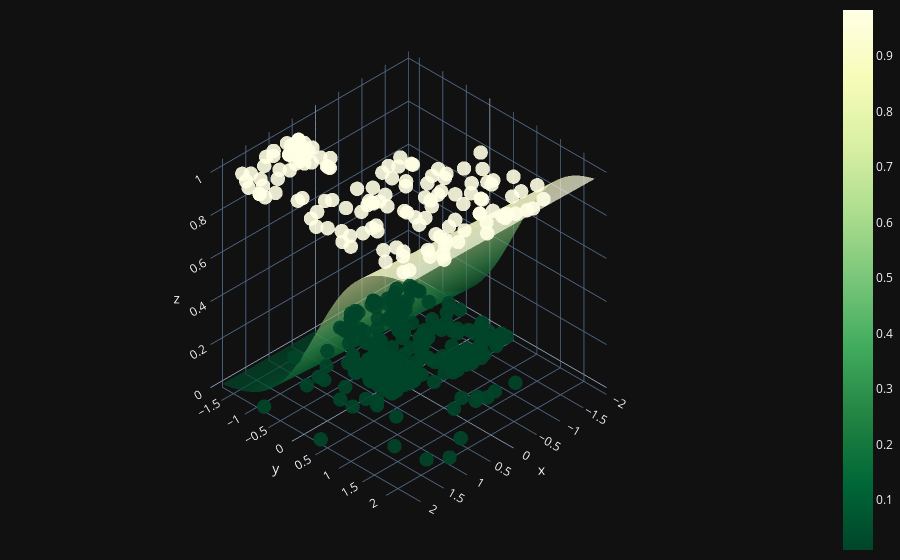

The cell this chart's notebook holds for it:
### Code cell
X0 = np.linspace(X[:, 1].min(), X[:, 1].max(), 100)
X1 = np.linspace(X[:, 2].min(), X[:, 2].max(), 100)
xx0, xx1 = np.meshgrid(X0, X1)
Z = W[0] * xx0 + W[1] * xx1 + b
A = 1 / (1 + np.exp(-Z))

fig = (go.Figure(data=[go.Surface(z=A, x=xx0, y=xx1, colorscale='YlGn', opacity = 0.7, reversescale=True)]))

fig.add_scatter3d(x=X[:, 1].flatten(), y=X[:, 2].flatten(), z=y.flatten(), mode='markers', marker=dict(size=5, color=y.flatten(), colorscale='YlGn', opacity = 0.9, reversescale=True))


fig.update_layout(template= "plotly_dark", margin=dict(l=0, r=0, b=0, t=0))
fig.layout.scene.camera.projection.type = "orthographic"
fig.show()

### Figure 1 — Plotly figure (JSON) as saved in the notebook; plotly's stock layout.template omitted (floating-point values rounded to 4 significant figures; data arrays with more than 128 entries replaced by an {"elided": "..."} marker saying what was removed)
{"data": [{"colorscale": [[0, "rgb(255,255,229)"], [0.125, "rgb(247,252,185)"], [0.25, "rgb(217,240,163)"], [0.375, "rgb(173,221,142)"], [0.5, "rgb(120,198,121)"], [0.625, "rgb(65,171,93)"], [0.75, "rgb(35,132,67)"], [0.875, "rgb(0,104,55)"], [1, "rgb(0,69,41)"]], "opacity": 0.7, "reversescale": true, "type": "surface", "x": {"elided": "100x100 float values"}, "y": {"elided": "100x100 float values"}, "z": {"elided": "100x100 float values"}}, {"marker": {"color": {"elided": "400 int values"}, "colorscale": [[0, "rgb(255,255,229)"], [0.125, "rgb(247,252,185)"], [0.25, "rgb(217,240,163)"], [0.375, "rgb(173,221,142)"], [0.5, "rgb(120,198,121)"], [0.625, "rgb(65,171,93)"], [0.75, "rgb(35,132,67)"], [0.875, "rgb(0,104,55)"], [1, "rgb(0,69,41)"]], "opacity": 0.9, "reversescale": true, "size": 5}, "mode": "markers", "type": "scatter3d", "x": {"elided": "400 float values"}, "y": {"elided": "400 float values"}, "z": {"elided": "400 int values"}}], "layout": {"margin": {"b": 0, "l": 0, "r": 0, "t": 0}, "scene": {"camera": {"projection": {"type": "orthographic"}}}}}
